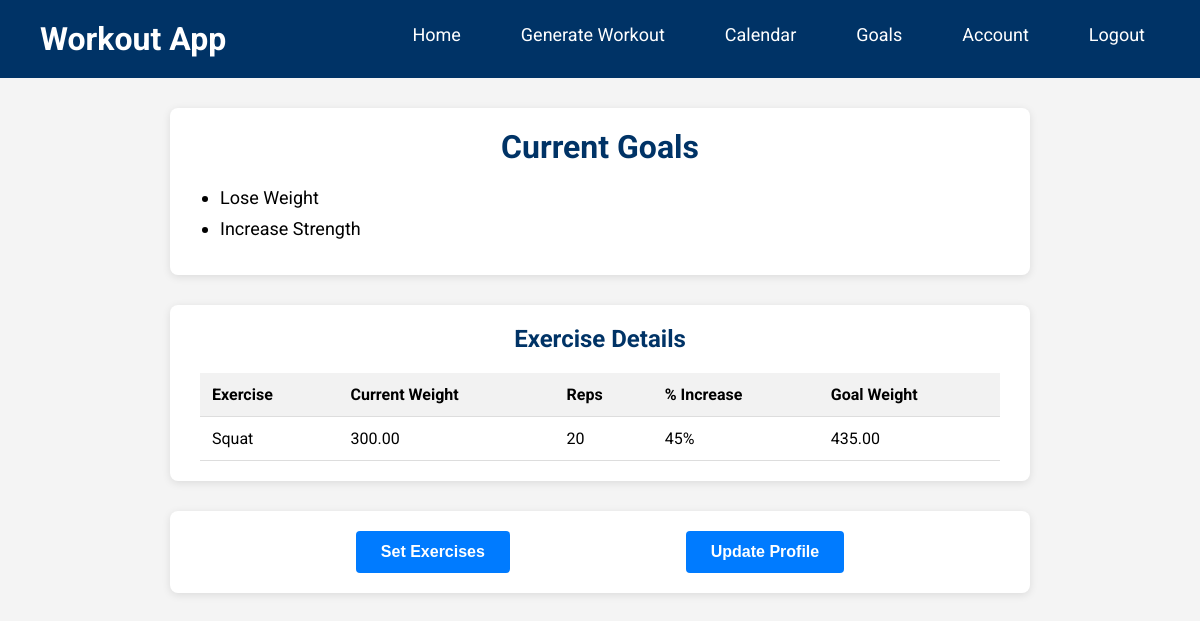
Before: /goals/ (signed in) with the older database file.
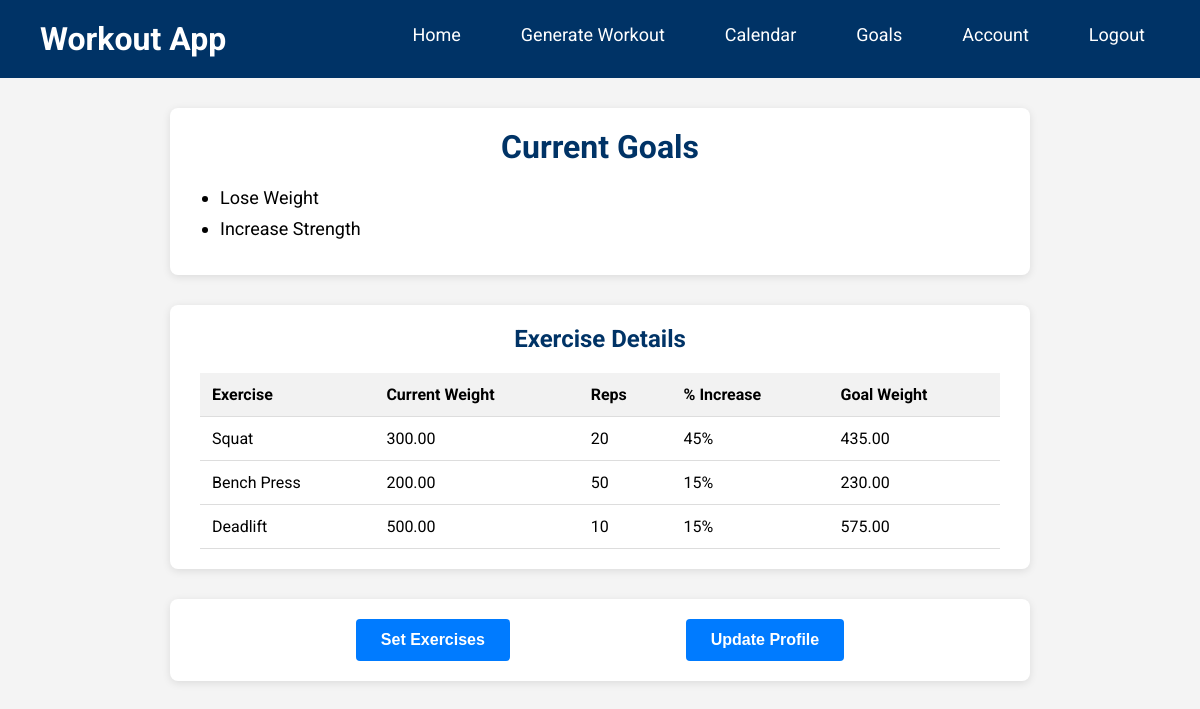
After: the same page with the newer database file.
### accounts/models.py (models this page shows)
class Goal(models.Model):
    name = models.CharField(max_length=100)
    description = models.TextField()
    def __str__(self):
        return self.name

### goals/models.py (models this page shows, shortened)
class UserExercise(models.Model):
    user = models.ForeignKey(settings.AUTH_USER_MODEL, on_delete=models.CASCADE)
    exercise = models.ForeignKey(Exercise, on_delete=models.CASCADE)
    current_weight = models.DecimalField(max_digits=6, decimal_places=2)
    reps = models.PositiveIntegerField()
    percent_increase = models.IntegerField(choices=PERCENT_CHOICES, default=0)
    start_date = models.DateField(default=now)  # When recurrence starts
    end_date = models.DateField(null=True, blank=True)  # Optional end date
    recurring_day = models.IntegerField(choices=RECURRENCE_CHOICES, default=0)  # Default to Monday
    @property
    def goal_weight(self):
        return self.current_weight * (Decimal('1') + Decimal(self.percent_increase) / Decimal('100'))

class Exercise(models.Model):
    name = models.CharField(max_length=100, unique=True)
    slug = models.SlugField(unique=True)

### goals/views.py (the view)
# urls.py: path('', goals, name='goals'),  # New goals page, e.g., at /goals/
@login_required
def goals(request):
    if request.user.is_authenticated:
        try:
            user_profile = request.user.userprofile
            user_goals = user_profile.goals.all()
            print("Goals found:", user_goals.count())
        except UserProfile.DoesNotExist:
            print("UserProfile does not exist for:", request.user)
            user_goals = []
    else:
        user_goals = []
    user_exercises = UserExercise.objects.filter(user=request.user)
    context = {
        'user_goals': user_goals,
        'exercises': user_exercises,
    }
    return render(request, 'goals/goals.html', context)

### home/context_processors.py (called while the page is built)
def base_url(request):
    return {
        'base_url': f"{request.scheme}://{request.get_host()}/proxy/8000/"
    }

### goals/templates/goals/goals.html (shortened to what this page needs)
<!DOCTYPE html>
<html lang="en">
<head>
</head>
<body>
  <header>
    <a class="logo" href="{% url 'home' %}">Workout App</a>
    <nav>
      <ul>
        <li><a href="{% url 'home' %}">Home</a></li>
        {% if user.is_authenticated %}
          <li><a href="{{ base_url }}#generate">Generate Workout</a></li>
          <li><a href="{% url 'calendar' %}">Calendar</a></li>
          <li><a href="{% url 'goals:goals' %}">Goals</a></li>
          <li><a href="{% url 'user_data' %}">Account</a></li>
          <li><a href="{% url 'logout' %}">Logout</a></li>
        {% else %}
          <li><a href="{% url 'login' %}">Login</a></li>
        {% endif %}
      </ul>
    </nav>
  </header>
  <div class="container">
    <div class="main-section">
      <h1>Current Goals</h1>
      {% if user_goals %}
        <ul>
          {% for goal in user_goals %}
            <li>{{ goal }}</li>
          {% endfor %}
        </ul>
      {% else %}
        <p>You have not set any goals yet.</p>
      {% endif %}
    </div>
    <div class="main-section">
      {% if exercises %}
        <h2>Exercise Details</h2>
        <table>
          <thead>
            <tr>
              <th>Exercise</th>
              <th>Current Weight</th>
              <th>Reps</th>
              <th>% Increase</th>
              <th>Goal Weight</th>
            </tr>
          </thead>
          <tbody>
            {% for entry in exercises %}
              <tr>
                <td>{{ entry.exercise.name }}</td>
                <td>{{ entry.current_weight }}</td>
                <td>{{ entry.reps }}</td>
                <td>{{ entry.percent_increase }}%</td>
                <td>{{ entry.goal_weight|floatformat:2 }}</td>
              </tr>
            {% endfor %}
          </tbody>
        </table>
      {% endif %}
    </div>
    <div class="main-section button-group">
      <a href="{% url 'goals:set_exercises' %}">
        <button type="button">Set Exercises</button>
      </a>
      <a href="{% url 'update_profile' %}">
        <button type="button">Update Profile</button>
      </a>
    </div>
  </div>
</body>
</html>

Changed rows visible on the page:
added UserExercise: exercise.name "Bench Press", current_weight "200.00", reps "50", percent_increase "15", goal_weight "230.00"
added UserExercise: exercise.name "Deadlift", current_weight "500.00", reps "10", percent_increase "15", goal_weight "575.00"
